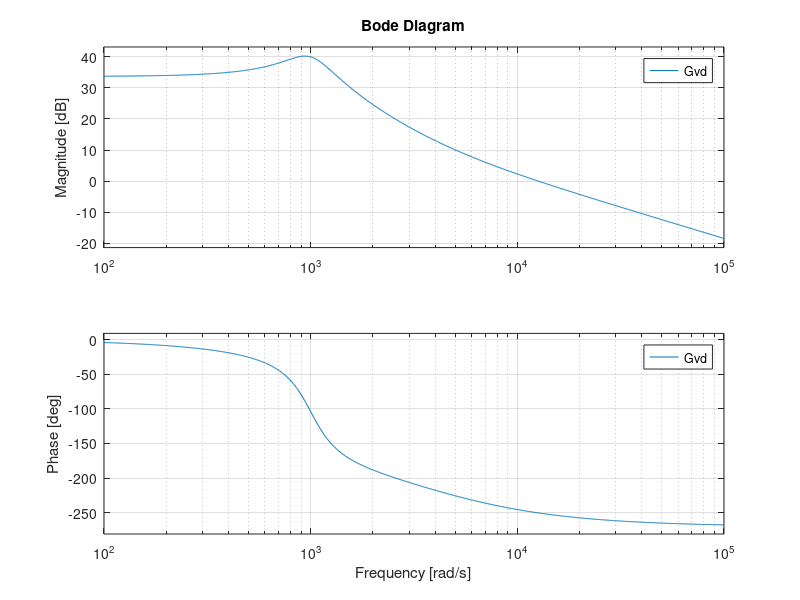

MATLAB code to generate this figure:
Vi = 12
Vo = 23
D = 0.5

L = 144*10e-6
C = 17.36*10E-6
Ro =11.52

j = sqrt(-1);
% x1 = linspace(1, 2, 5)
% varia de 1 em 1 até 10 a 5

% omega = [1..2] % controle em baixa frequencia

%numerator = Vi/C*L - Vi*s/((1-D)^2*Ro*C) 
%denominator = (j*omega) ^2 + 1/(Ro*C)*j*omega + ((1-D)^2)/L*C

%Gvd = numerator/denominator
Gvd = tf([0 -Vi/(Ro*C*(1-D)) Vi/(L*C)], [1 1/(Ro*C) (1-D)^2/(L*C)])
bode(Gvd)

grid on

% 360 a  0-
% considerando tudo positivo

%Vo_d = numerator


%G_mod_db = 
% bode = modulo e fase


% frequencia comutacao -> 50 kHz
% analisamos ate a metade da freq de comutacao
% 0 semiplano do tempo ->



% PI só consegue gerar fase de menos 90
% PI tem um polo, entao apos 1e4 nao consigo usar
% 1 POLO GERA FASE DE  -90
% PI = K (s+ w_s) / s
